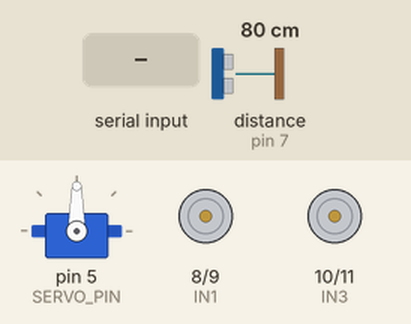
A sketch run on a simulated Arduino Uno, built with avr-gcc and run on an emulated ATmega328P. On the bench: servo, motor-driver pin pairs drawn as motors (green arrow = first pin HIGH = forward, orange = second pin HIGH = backward, longer = more drive). The inputs (shaded band) are chosen by the test bench; at power-on: distance to the obstacle (sensor on pin 7) 80 cm. The echo pulse lasts 58.3 µs per cm.

Above: at 1.2 s.
1.3 s: "O\n" received over the second serial link
At 1.6 s:
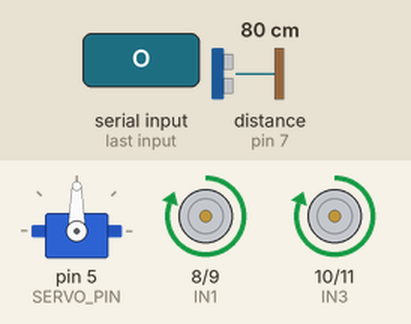
2.8 s: distance to the obstacle (sensor on pin 7) set to 30 cm
4.3 s: distance to the obstacle (sensor on pin 7) set to 25 cm
At 5.7 s:
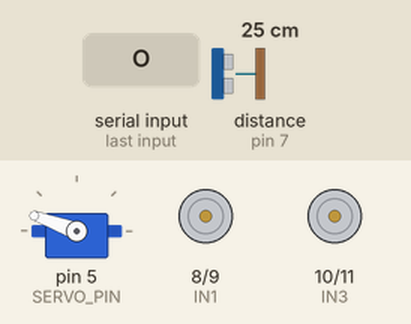
7.3 s: distance to the obstacle (sensor on pin 7) set to 35 cm
At 8.6 s:
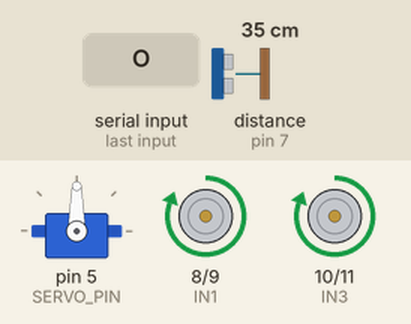
8.9 s: distance to the obstacle (sensor on pin 7) set to 2 cm
At 10.9 s:
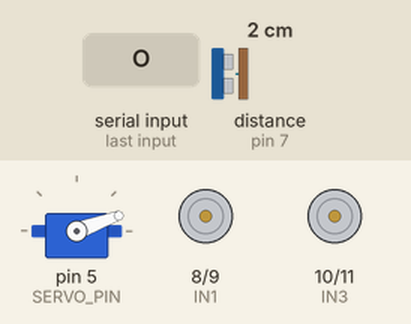
Timing chart, 0 to 12.9 s (numbered marks = the images above; inputs shaded):
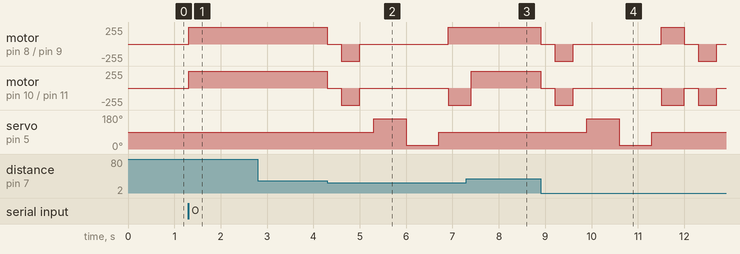

Measured:
- the behaviour switches between 27 and 26 cm on distance to the obstacle (sensor on pin 7) (found by bisection; images 1 and 2)
- after the input at 1.3 s, motor on pin 8 (IN1) / pin 9 (IN2), motor on pin 10 (IN3) / pin 11 (IN4): stopped → forward 255/255 at once
- after the input at 2.8 s, every drawn part: stays the same
- after the input at 4.3 s, motor on pin 8 (IN1) / pin 9 (IN2): forward 255/255 → stopped at once, → backward 255/255 0.30 s later, → stopped 0.40 s later, → forward 255/255 1.9 s later; motor on pin 10 (IN3) / pin 11 (IN4): forward 255/255 → stopped at once, → backward 255/255 0.30 s later, → stopped 0.40 s later, → backward 255/255 1.9 s later
- after the input at 7.3 s, motor on pin 8 (IN1) / pin 9 (IN2): stays forward 255/255 (without the input it goes to stopped after 0.11 s); servo on pin 5 (SERVO_PIN): stays 90° (without the input it goes to 160° after 1.1 s)

The sketch:

Bluetooth-Controlled-Autonomous-Obstacle-Avoidance-Rover.ino
```cpp
#include <SoftwareSerial.h>
#include <Servo.h>

SoftwareSerial BT(2, 3);
Servo scanServo;

#define SERVO_PIN 5
#define TRIG_PIN 6
#define ECHO_PIN 7

#define IN1 8
#define IN2 9
#define IN3 10
#define IN4 11

bool autoMode = false;

void stopMotors()
{
  digitalWrite(IN1, LOW);
  digitalWrite(IN2, LOW);
  digitalWrite(IN3, LOW);
  digitalWrite(IN4, LOW);
}

void forward()
{
  digitalWrite(IN1, HIGH);
  digitalWrite(IN2, LOW);
  digitalWrite(IN3, HIGH);
  digitalWrite(IN4, LOW);
}

void backward()
{
  digitalWrite(IN1, LOW);
  digitalWrite(IN2, HIGH);
  digitalWrite(IN3, LOW);
  digitalWrite(IN4, HIGH);
}

void left()
{
  digitalWrite(IN1, LOW);
  digitalWrite(IN2, HIGH);
  digitalWrite(IN3, HIGH);
  digitalWrite(IN4, LOW);
}

void right()
{
  digitalWrite(IN1, HIGH);
  digitalWrite(IN2, LOW);
  digitalWrite(IN3, LOW);
  digitalWrite(IN4, HIGH);
}

long getDistance()
{
  digitalWrite(TRIG_PIN, LOW);
  delayMicroseconds(2);

  digitalWrite(TRIG_PIN, HIGH);
  delayMicroseconds(10);

  digitalWrite(TRIG_PIN, LOW);

  long duration = pulseIn(ECHO_PIN, HIGH, 30000);

  long distance = duration * 0.034 / 2;

  if (distance == 0)
    distance = 400;

  return distance;
}

long lookLeft()
{
  scanServo.write(160);
  delay(500);
  return getDistance();
}

long lookRight()
{
  scanServo.write(20);
  delay(500);
  return getDistance();
}

void obstacleAvoidance()
{
  long frontDistance = getDistance();

  if (frontDistance > 25)
  {
    forward();
    return;
  }

  stopMotors();
  delay(300);

  backward();
  delay(400);

  stopMotors();
  delay(300);

  long leftDistance = lookLeft();
  delay(200);

  long rightDistance = lookRight();
  delay(200);

  scanServo.write(90);
  delay(200);

  if (leftDistance > rightDistance)
  {
    left();
    delay(500);
  }
  else
  {
    right();
    delay(500);
  }

  stopMotors();
}

void setup()
{
  BT.begin(9600);

  pinMode(TRIG_PIN, OUTPUT);
  pinMode(ECHO_PIN, INPUT);

  pinMode(IN1, OUTPUT);
  pinMode(IN2, OUTPUT);
  pinMode(IN3, OUTPUT);
  pinMode(IN4, OUTPUT);

  scanServo.attach(SERVO_PIN);
  scanServo.write(90);

  stopMotors();
}

void loop()
{
  while (BT.available())
  {
    char c = BT.read();

    if (c == '\r' || c == '\n')
      continue;

    if (c == 'O')
    {
      autoMode = true;
      stopMotors();
    }

    else if (c == 'M')
    {
      autoMode = false;
      stopMotors();
    }

    else if (!autoMode)
    {
      switch (c)
      {
        case 'F':
          forward();
          break;

        case 'B':
          backward();
          break;

        case 'L':
          left();
          break;

        case 'R':
          right();
          break;

        case 'S':
          stopMotors();
          break;
      }
    }
  }

  if (autoMode)
  {
    obstacleAvoidance();
  }
}
```
